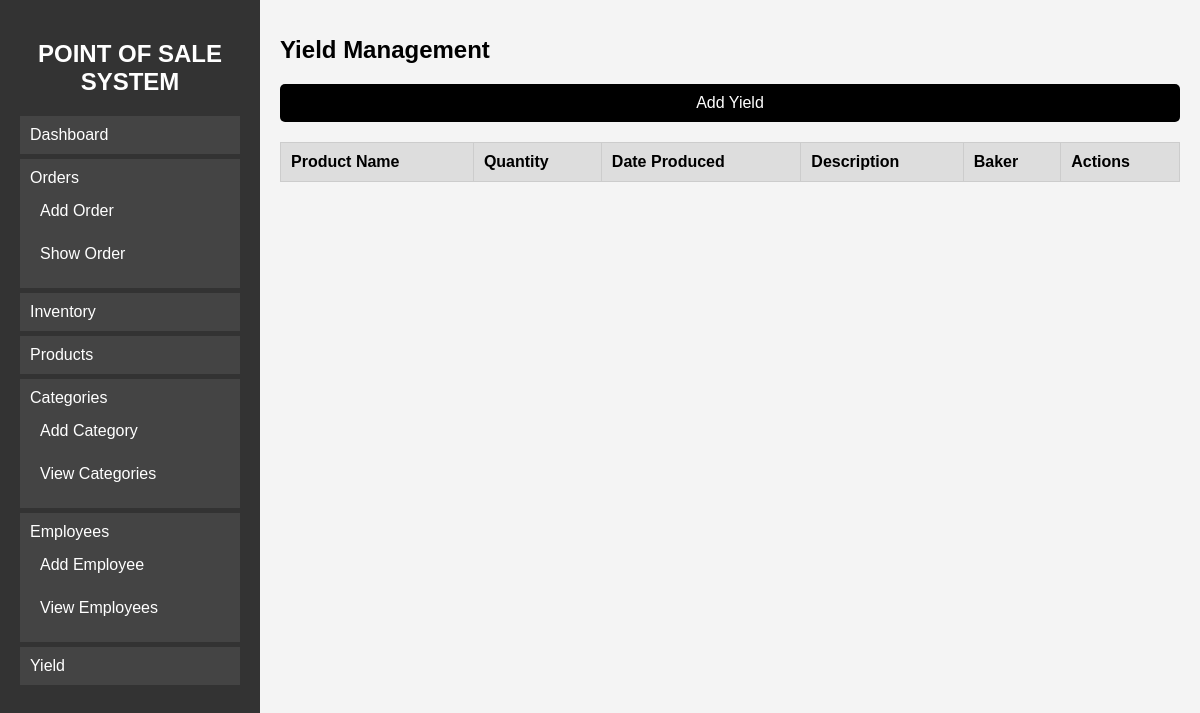
/yield.php, run on an earlier commit of the app's database.
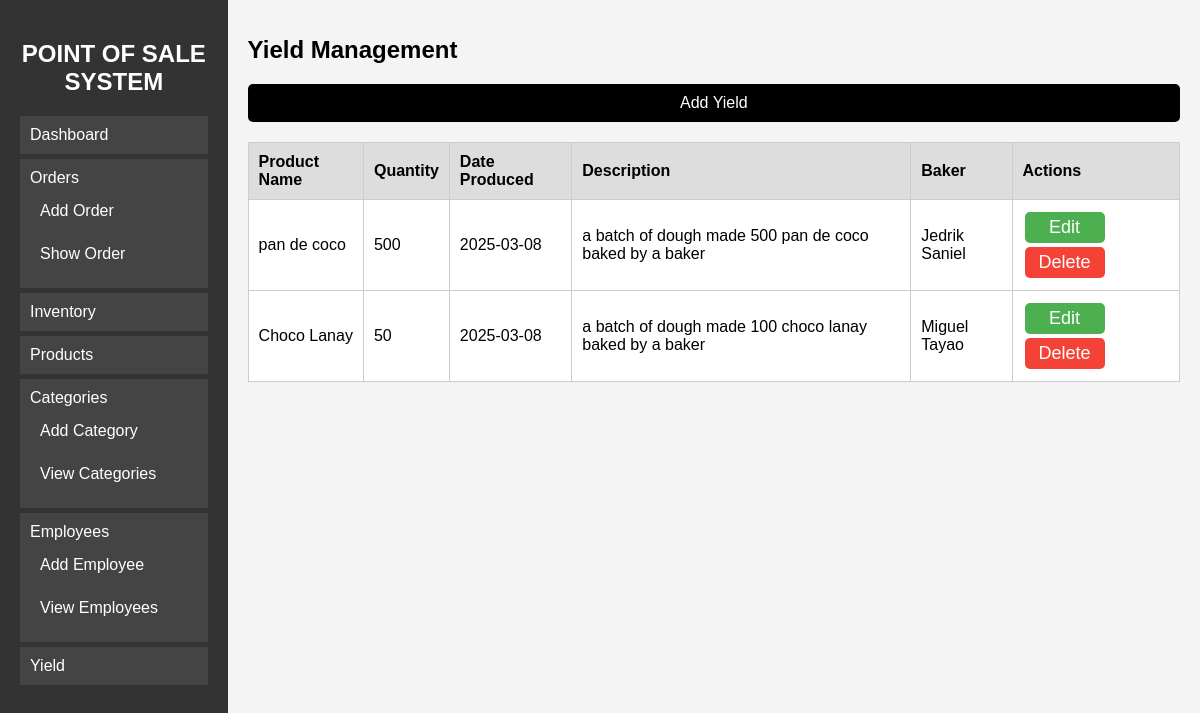
And on a later commit of the database.
### tables this page shows
CREATE TABLE `yields` (
  `id` int(11) NOT NULL,
  `product_name` varchar(255) NOT NULL,
  `quantity` int(11) NOT NULL,
  `date_produced` date NOT NULL,
  `description` text DEFAULT NULL,
  `BakerID` int(11) NOT NULL,
  `baker` int(11) DEFAULT NULL
);

CREATE TABLE `employee` (
  `EmployeeID` int(11) NOT NULL,
  `First_name` varchar(50) DEFAULT NULL,
  `Last_name` varchar(50) DEFAULT NULL,
  `Position` varchar(50) DEFAULT NULL,
  `Email` varchar(100) DEFAULT NULL,
  `Phone_number` varchar(20) DEFAULT NULL,
  `DateHired` date NOT NULL
);

### yield.php (the view, shortened to what this page needs)
<?php
include 'db.php';
$query = "SELECT y.*, e.First_name, e.Last_name, e.EmployeeID
          FROM yields y
          LEFT JOIN employee e ON y.baker = e.EmployeeID
          ORDER BY y.date_produced DESC";
$result = mysqli_query($conn, $query);
?>
<!DOCTYPE html>
<html lang="en">
<head>
    <link rel="stylesheet" href="main.css">
</head>
<body>
<div class="sidebar">
        <h2>POINT OF SALE SYSTEM</h2>
        <ul>
            <li><a href="main.php">Dashboard</a></li>
            <li><a href="#">Orders</a>
                <ul>
                    <li><a href="addorder.php">Add Order</a></li>
                    <li><a href="showorder.php">Show Order</a></li>
                </ul>
            </li>
            <li><a href="inventory.php">Inventory</a></li>
            <li><a href="products.php">Products</a></li>
            <li><a href="#">Categories</a>
                <ul>
                    <li><a href="addcategory.php">Add Category</a></li>
                    <li><a href="viewcategory.php">View Categories</a></li>
                </ul>
            </li>
            <li><a href="#">Employees</a>
                <ul>
                    <li><a href="addemployee.php">Add Employee</a></li>
                    <li><a href="viewemployee.php">View Employees</a></li>
                </ul>
            </li>
            <li><a href="yield.php">Yield</a></li>
        </ul>
    </div>
<div class="main-content">
    <h1>Yield Management</h1>
    <button onclick="openModal()">Add Yield</button>
    <table border="1">
        <tr>
            <th>Product Name</th>
            <th>Quantity</th>
            <th>Date Produced</th>
            <th>Description</th>
            <th>Baker</th>
            <th>Actions</th>
        </tr>
        <?php while ($row = mysqli_fetch_assoc($result)) { ?>
            <tr>
                <td><?= htmlspecialchars($row['product_name']); ?></td>
                <td><?= htmlspecialchars($row['quantity']); ?></td>
                <td><?= htmlspecialchars($row['date_produced']); ?></td>
                <td><?= htmlspecialchars($row['description']); ?></td>
                <td><?= htmlspecialchars($row['First_name'] . " " . $row['Last_name']); ?></td>
                <td>
                    <button class="edit-btn" onclick="editYield(
                        <?= $row['id'] ?>,
                        '<?= htmlspecialchars($row['product_name'], ENT_QUOTES) ?>',
                        <?= $row['quantity'] ?>,
                        '<?= $row['date_produced'] ?>',
                        '<?= htmlspecialchars($row['description'], ENT_QUOTES) ?>',
                        <?= intval($row['baker']) ?>
                    )">Edit</button>
                    <button class="delete-btn   " onclick="confirmDelete(<?= $row['id'] ?>)">Delete</button>
                </td>
            </tr>
        <?php } ?>
    </table>
</div>
</body>
</html>

What changed in the data, as far as the page shows it:
added yields: product_name "pan de coco", quantity "500", date_produced "2025-03-08", description "a batch of dough made 500 pan de coco baked by a baker", employee.First_name+Last_name "Jedrik Saniel"
added yields: product_name "Choco Lanay", quantity "50", date_produced "2025-03-08", description "a batch of dough made 100 choco lanay baked by a baker", employee.First_name+Last_name "Miguel Tayao"
